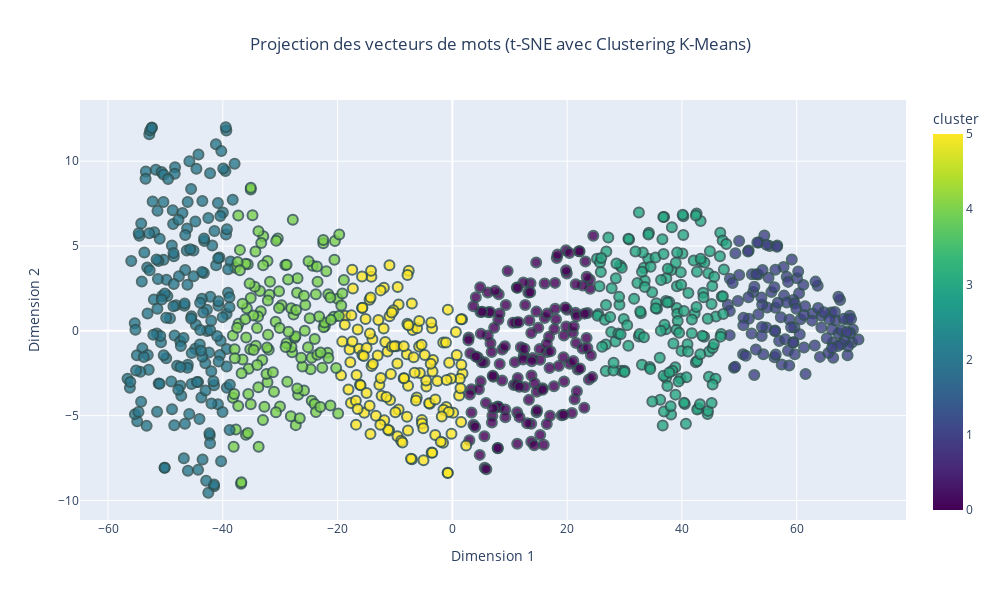

Notebook code cell kept with this figure:
### Code cell
from sklearn.preprocessing import StandardScaler
from sklearn.manifold import TSNE
from sklearn.cluster import KMeans
import pandas as pd
import plotly.express as px

# Normalisation des vecteurs
scaler = StandardScaler()
vectors_normalized = scaler.fit_transform(vectors)

# Réduction des vecteurs à 2 dimensions avec t-SNE
tsne = TSNE(n_components=2, random_state=42, perplexity=30, n_iter=1000)
word_vectors_2d = tsne.fit_transform(vectors_normalized)

# Appliquer le clustering K-Means
n_clusters = 6
kmeans = KMeans(n_clusters=n_clusters, random_state=42)
clusters = kmeans.fit_predict(word_vectors_2d)

# Préparer les données pour le graphique
df = pd.DataFrame(word_vectors_2d, columns=['Dim1', 'Dim2'])  # Dimensions réduites avec t-SNE
df['word'] = words  # Ajouter les mots correspondants
df['cluster'] = clusters  # Ajouter les labels des clusters

# Créer le graphique interactif
fig = px.scatter(
    df,
    x='Dim1',
    y='Dim2',
    color='cluster',  # Utiliser les clusters pour la coloration
    hover_name='word',  # Afficher le mot lors du survol
    title="Projection des vecteurs de mots (t-SNE avec Clustering K-Means)",
    labels={'Dim1': 'Dimension 1', 'Dim2': 'Dimension 2'},
    color_continuous_scale='Viridis',  # Choisir une palette de couleurs
    category_orders={"cluster": [str(i) for i in range(n_clusters)]},  # Assurez-vous que les clusters sont dans un ordre compréhensible
    width=1000,
    height=600
)

# Personnaliser les points
fig.update_traces(marker=dict(size=10, opacity=0.8, line=dict(width=2, color='DarkSlateGrey')))

# Ajouter un titre pour la légende des clusters
fig.update_layout(
    legend_title="Clusters",
    title_x=0.5,  # Centrer le titre
)

# Afficher le graphique
fig.show()

### Figure 1 — Plotly figure (JSON) as saved in the notebook; plotly's stock layout.template omitted (floating-point values rounded to 4 significant figures; data arrays with more than 128 entries replaced by an {"elided": "..."} marker saying what was removed)
{"data": [{"hovertemplate": "<b>%{hovertext}</b><br><br>Dimension 1=%{x}<br>Dimension 2=%{y}<br>cluster=%{marker.color}<extra></extra>", "hovertext": {"elided": "930 str values"}, "legendgroup": "", "marker": {"color": {"elided": "930 int values"}, "coloraxis": "coloraxis", "line": {"color": "DarkSlateGrey", "width": 2}, "opacity": 0.8, "size": 10, "symbol": "circle"}, "mode": "markers", "name": "", "orientation": "v", "showlegend": false, "type": "scatter", "x": {"elided": "930 float values"}, "xaxis": "x", "y": {"elided": "930 float values"}, "yaxis": "y"}], "layout": {"coloraxis": {"colorbar": {"title": {"text": "cluster"}}, "colorscale": [[0, "#440154"], [0.1111, "#482878"], [0.2222, "#3e4989"], [0.3333, "#31688e"], [0.4444, "#26828e"], [0.5556, "#1f9e89"], [0.6667, "#35b779"], [0.7778, "#6ece58"], [0.8889, "#b5de2b"], [1, "#fde725"]]}, "height": 600, "legend": {"title": {"text": "Clusters"}, "tracegroupgap": 0}, "title": {"text": "Projection des vecteurs de mots (t-SNE avec Clustering K-Means)", "x": 0.5}, "width": 1000, "xaxis": {"anchor": "y", "domain": [0, 1], "title": {"text": "Dimension 1"}}, "yaxis": {"anchor": "x", "domain": [0, 1], "title": {"text": "Dimension 2"}}}}
